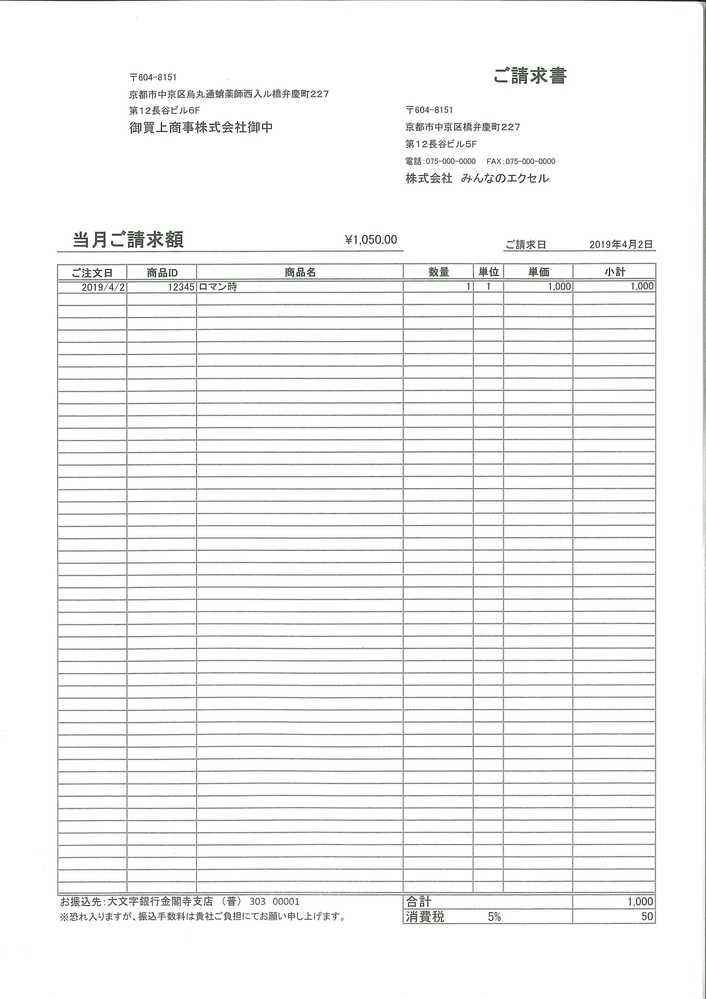
#> input picture data/005.jpg, 706 x 999 px, shrunk from 2480 x 3508 before the run
$ python -i separate_table.py   (imports and definitions only)
#> lines starting #> are read from the running program, lines starting #| are printed output that depends on the picture; after the words box and inside, x2 and y2 are one past the last pixel; in counts of white or black regions, pixels touching at a corner belong together
#> further down, picture is the input picture: shape (999, 706, 3); mean B, G, R 243.4, 243.6, 243.4
### src/util.py
import os
import cv2
import numpy as np
from PIL import Image, ImageDraw, ImageFont

DEBUG = True
debug_folder = "debug"
os.makedirs(debug_folder, exist_ok=True)

# [82 lines left out: functions is_table_header, is_next, remove_horizontal_line, get_vertical_line, not called in this run]

def save(img, name):
    if DEBUG:
        cv2.imwrite(os.path.join(debug_folder, name), img)

# [10 lines left out: function df_to_image, not called in this run]

### src/separate_table.py
import cv2
import numpy as np
from matplotlib import pyplot as plt

import skimage
import imutils
from imutils import contours
from tqdm import tqdm
import pandas as pd
from src import util

def run(img):
    kernel = np.ones((5,5),np.uint8)
    img_erode = cv2.erode(img,kernel,iterations = 3)
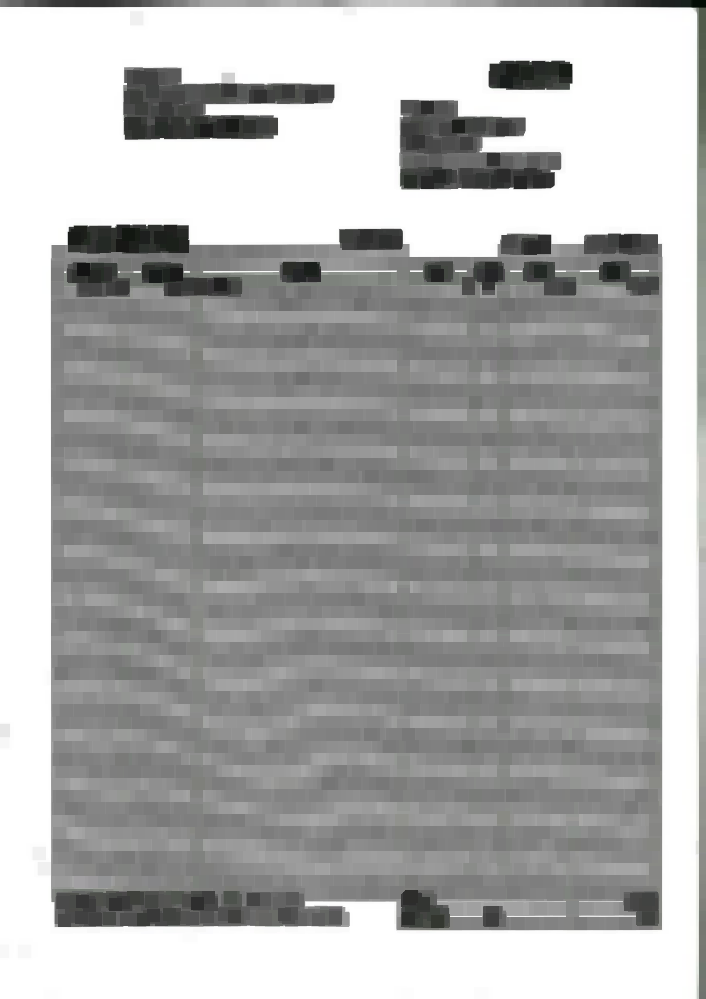
#> img_erode: shape (999, 706, 3); mean B, G, R 173.2, 173.6, 173.3

    out_e = cv2.cvtColor(img_erode, cv2.COLOR_BGR2GRAY)
    ret, out_e_thresh_bin = cv2.threshold(out_e, 120, 255, cv2.THRESH_BINARY_INV)
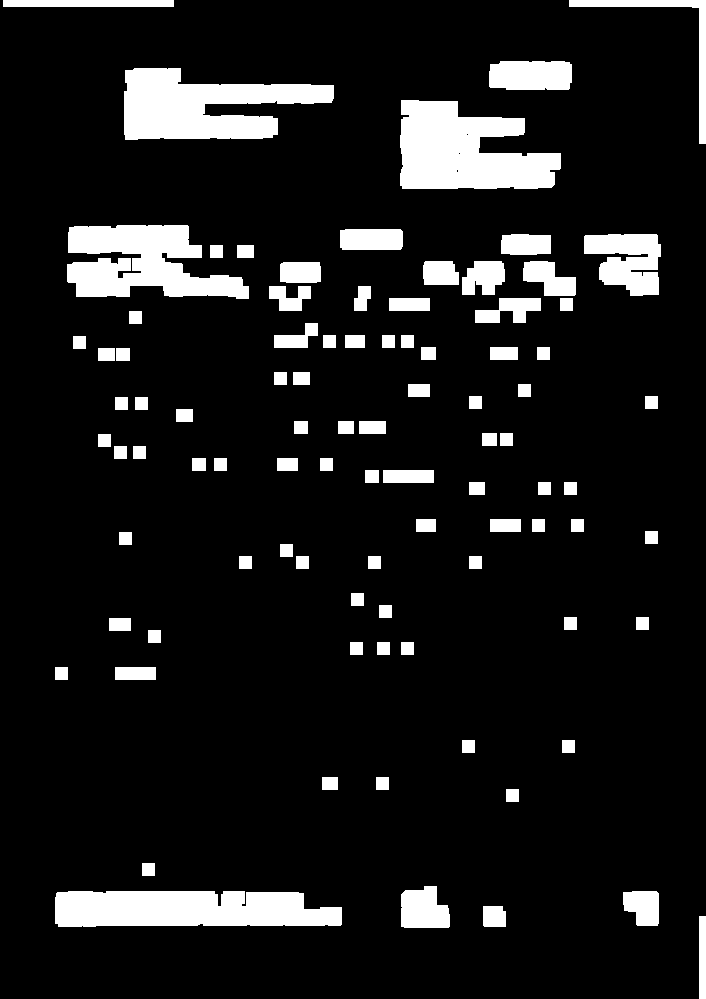
#> out_e_thresh_bin: shape (999, 706); 10.4% white; 91 white regions, largest, box (x1, y1, x2, y2) and area: (400, 100, 561, 189) 10159, (124, 68, 334, 140) 9460, (55, 891, 342, 927) 9240
    out_e_thresh_bin_nonoise = cv2.morphologyEx(out_e_thresh_bin,cv2.MORPH_OPEN,kernel, iterations = 2)
    out_e_thresh_bin_e = cv2.erode(out_e_thresh_bin_nonoise, None, iterations=4)
#> out_e_thresh_bin_e: shape (999, 706); 5.4% white; 98 white regions, largest, box (x1, y1, x2, y2) and area: (404, 104, 557, 185) 7431, (128, 72, 330, 136) 6524, (59, 895, 338, 923) 6384

    labels = skimage.measure.label(out_e_thresh_bin_e, neighbors=8, background=0)
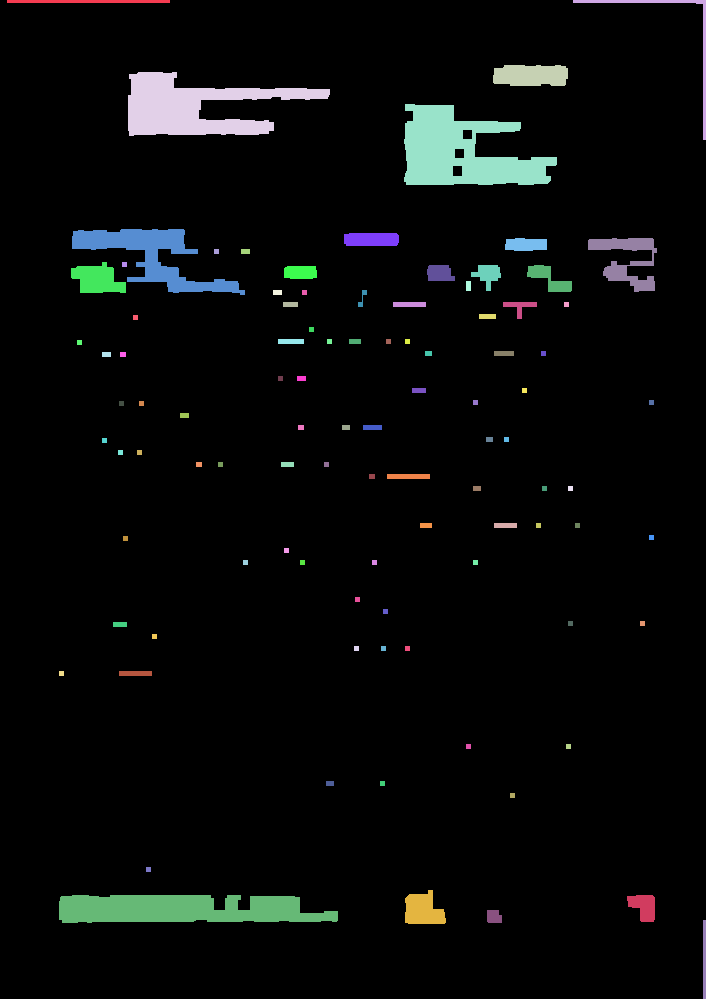
#> labels: shape (999, 706) int64; 99 distinct labels, from 0 to 98; one colour per label, 0 black
    mask = np.zeros(out_e_thresh_bin_e.shape, dtype="uint8")

    img_size = img.shape[0]*img.shape[1]
#> img_size = 705294
    for label in np.unique(labels):
        # if this is the background label, ignore it
        if label == 0:
            continue

        # otherwise, construct the label mask and count the
        # number of pixels
        labelMask = np.zeros(out_e_thresh_bin_e.shape, dtype="uint8")
        labelMask[labels == label] = 255
        numPixels = cv2.countNonZero(labelMask)

        # if the number of pixels in the component is sufficiently
        # large, then add it to our mask of "large blobs"
        if numPixels > img_size*1/1000:
            cnts_mask_all = cv2.findContours(labelMask,cv2.RETR_EXTERNAL,cv2.CHAIN_APPROX_SIMPLE)
            cnts_mask = grab_contours(cnts_mask_all)
            cnts_mask = contours.sort_contours(cnts_mask)[0]
            contour_size = []
            for i, c in enumerate(cnts_mask):
                (x,y,w,h) = cv2.boundingRect(c)
                contour_size.append((x+w)*(y+h))
            if np.max(contour_size) <= img_size*90/100:
                mask = cv2.add(mask, labelMask)
        else:
            continue
#> this loop made 99 passes
#> numPixels on passes 2 to 13: 489, 817, 1431, 6524, 7431, 4010, 699, 486, 1612, 25, 45, 1150
#> labelMask: shape (999, 706); 0.03% white; 1 white region, box (x1, y1, x2, y2) and area: (703, 920, 706, 999) 237
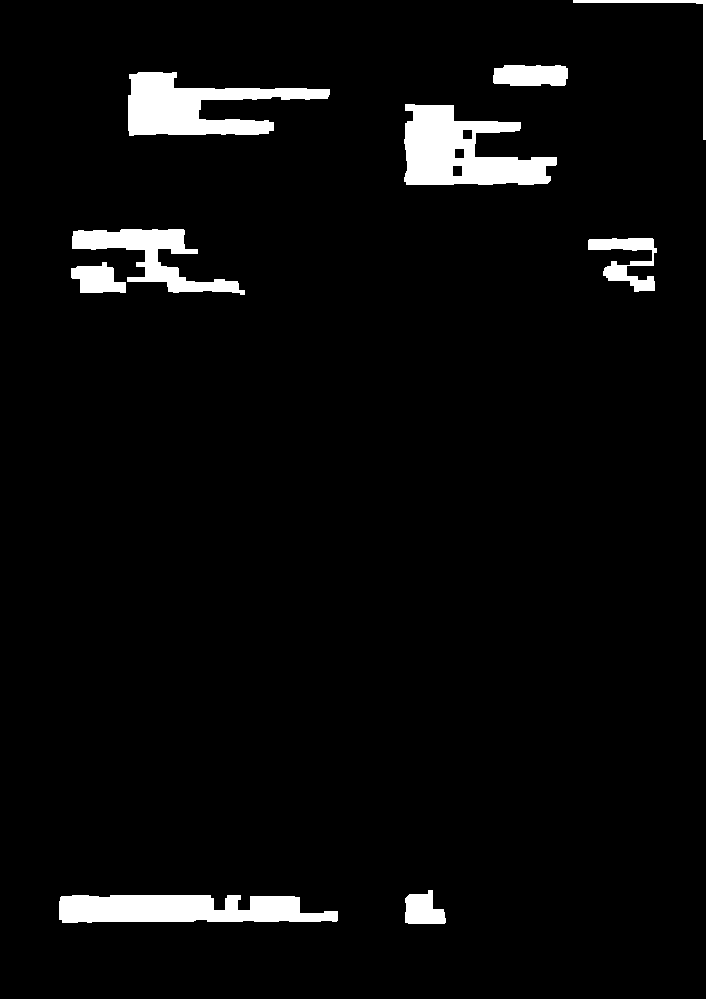
#> mask: shape (999, 706); 4.3% white; 9 white regions
    cnts_allinfo = cv2.findContours(mask.copy(),cv2.RETR_EXTERNAL,cv2.CHAIN_APPROX_SIMPLE)
#> cnts_allinfo = 9 contours; largest, box (x1, y1, x2, y2) and area: (404, 104, 557, 185) 7399, (128, 72, 330, 136) 6188, (59, 895, 338, 923) 6051, (72, 229, 245, 295) 3709, (588, 238, 657, 292) 1416

    cnts = grab_contours(cnts_allinfo)
#> in grab_contours (call 10), `cnts = cnts[0]`: cnts has the same summary as cnts_allinfo in run
#> cnts has the same summary as cnts_allinfo
    cnts = contours.sort_contours(cnts)[0]

    counter = 0
    img_dict = {}
    table_part = np.zeros((1, 1), np.uint8)
    other_part = np.zeros((1, 1), np.uint8)
    for (i, c) in enumerate(cnts):
        #draw bright spots on image
        (x, y ,w, h) = cv2.boundingRect(c)
        img_crop = img.copy()[y:y+h,x:x+w,:]
        if table_part.shape[0] * table_part.shape[1] <= w * h:
            table_part = img_crop
            other_part = img[0:y, :, :]
#> this loop made 9 passes
#> (x, y, w, h) on passes 1 to 9: (59, 895, 279, 28), (71, 262, 55, 31), (72, 229, 173, 66), (128, 72, 202, 64), (404, 104, 153, 81), (405, 890, 41, 34), (493, 65, 75, 21), (573, 0, 133, 140), (588, 238, 69, 54)
#> pass 1, in run, `other_part = img[0:y, :, :]`:
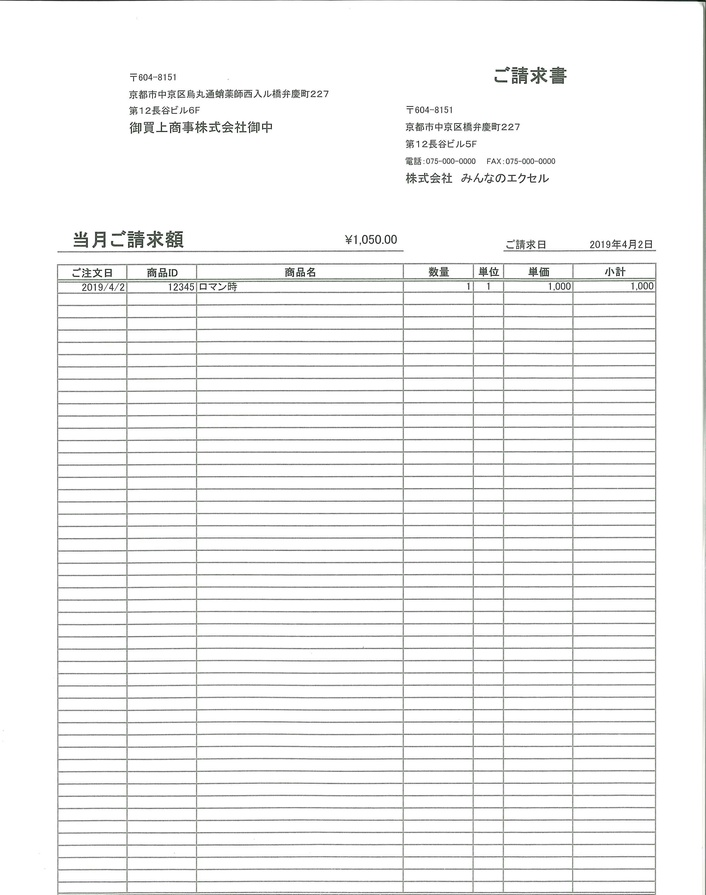
#> other_part: shape (895, 706, 3); mean B, G, R 242.8, 243, 242.9
#> pass 3, in run, `img_crop = img.copy()[y:y+h,x:x+w,:]`:
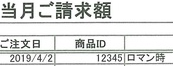
#> img_crop: shape (66, 173, 3); mean B, G, R 218.3, 219.6, 218.6
#> after the loop:
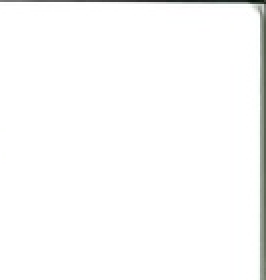
#> table_part: shape (140, 133, 3) (shown 2 times larger); mean B, G, R 250.2, 250.5, 250.3
#> after the loop, other_part = empty array
    util.save(other_part, "meta_img.jpg")
    util.save(table_part, "table_img.jpg")
    return other_part, table_part

"""Connected-component analysis of image"""

def grab_contours(cnts):
    # if the length the contours tuple returned by cv2.findContours
    # is '2' then we are using either OpenCV v2.4, v4-beta, or
    # v4-official
    if len(cnts) == 2:
        cnts = cnts[0]

    # if the length of the contours tuple is '3' then we are using
    # either OpenCV v3, v4-pre, or v4-alpha
    elif len(cnts) == 3:
        cnts = cnts[1]

    # otherwise OpenCV has changed their cv2.findContours return
    # signature yet again and I have no idea WTH is going on
    else:
        raise Exception(("Contours tuple must have length 2 or 3, "
            "otherwise OpenCV changed their cv2.findContours return "
            "signature yet again. Refer to OpenCV's documentation "
            "in that case"))

    # return the actual contours array
    return cnts

>>> import cv2
>>> picture = cv2.imread('../data/005.jpg')
>>> result = run(picture)
